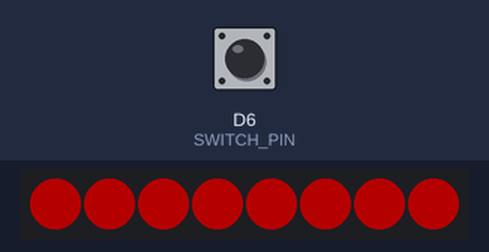
A program run on a simulated ESP8266 (Wemos D1 mini). On the bench: 8 RGB LEDs in strip order, left to right. The inputs (shaded band) are chosen by the test bench; at power-on: D6 (SWITCH_PIN) HIGH. Dim RGB values are drawn brighter than linear; random numbers use the default seed unless the program sets one.

Above: at 0.9 s.
At 10.59 s:
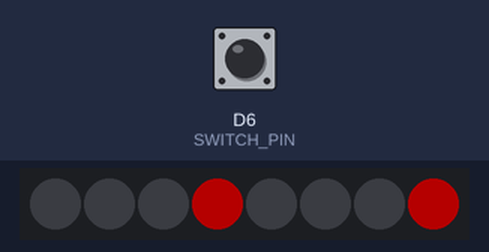
At 37.6 s:
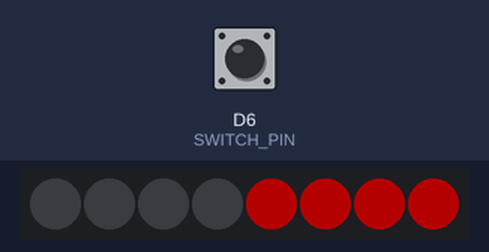
At 64.02 s:
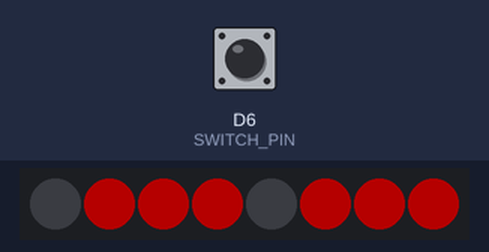
At 81.79 s:
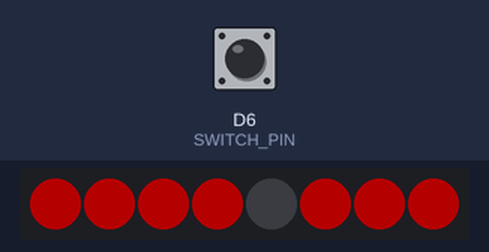
At 113.4 s:
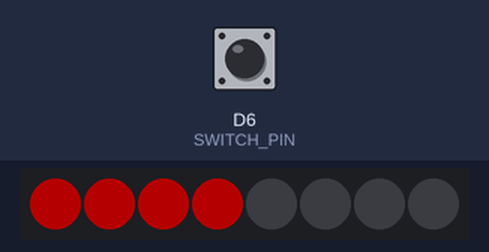
Timing chart, 0 to 115.6 s (numbered marks = the images above):
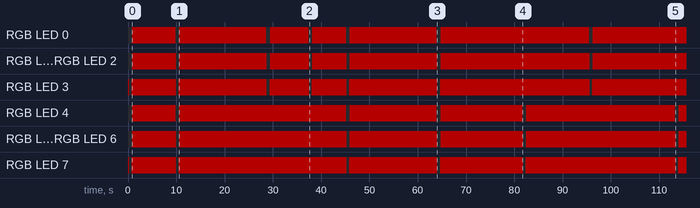

Measured:
- by itself, RGB LED 0: off → RGB(64, 0, 0) at 0.88 s, → off 9.0 s later, → RGB(64, 0, 0) 0.77 s later, → off 18.0 s later, … (13 changes in this stretch)
- by itself, RGB LED 3: off → RGB(64, 0, 0) at 0.00 s, → off 0.22 s later, → RGB(64, 0, 0) 0.55 s later, → off 9.2 s later, … (15 changes in this stretch)
- what the display in image 0 shows lasts 9.0 s, from 0.9 s to 9.9 s
- what the display in image 2 shows lasts 0.6 s, from 37.5 s to 38.1 s

The program:

main.cpp
```cpp
#include <Adafruit_NeoPixel.h>
#include <Arduino.h>
#include "BlinkAnimation.h"
#include "PartyAnimation.h"

#ifdef ARDUINO_AVR_DIGISPARK
    #define P0 0
    #define P1 1
    #define P2 2
    #define P3 3
    #define P4 4
    #define P5 5

    #define NEO_PIXEL_PIN P0
    #define NOISE_PIN P2
    #define SWITCH_PIN P4
#elif defined(ARDUINO_ESP8266_WEMOS_D1MINI)
    #define NEO_PIXEL_PIN D2
    #define NOISE_PIN A0
    #define SWITCH_PIN D6
#else
    #define NEO_PIXEL_PIN 0
    #define NOISE_PIN 1
    #define SWITCH_PIN 2
#endif

#define PIXEL_PER_EYE 4

Adafruit_NeoPixel pixels = Adafruit_NeoPixel(PIXEL_PER_EYE * 2, NEO_PIXEL_PIN, NEO_GRB + NEO_KHZ800);

BlinkAnimation blink = BlinkAnimation(&pixels);
PartyAnimation party = PartyAnimation(&pixels);


void seedRNG() {
    pinMode(NOISE_PIN, INPUT);
    randomSeed(analogRead(NOISE_PIN));
}

void setupModeSwitch() {
    pinMode(SWITCH_PIN, INPUT);
}

bool isPartyMode() {
    return digitalRead(SWITCH_PIN) == LOW;
}

void setup() {
    /* Setup serial for debug */
    Serial.begin(115200);

    pixels.begin();

    seedRNG();

    setupModeSwitch();

    pixels.clear();
    pixels.setBrightness(128);
    pixels.show();

    blink.setMinSleepBetweenBlink(2)
        ->setMaxSleepBetweenBlink(20)
        ->setEyeColor(pixels.Color(128, 0, 0))
        ->setStepDelay(55);

    party.setStepDelay(125);


    if (isPartyMode()) {
        party.setup();
    } else {
        blink.setup();
    }
}

void loop() {
    if (isPartyMode()) {
        party.loop();
    } else {
        blink.loop();
    }
}
```

BlinkAnimation.cpp
```cpp
#include "BlinkAnimation.h"

#ifndef DEFAULT_MIN_SLEEP_BETWEEN_ANIM
    #define DEFAULT_MIN_SLEEP_BETWEEN_ANIM 1
#endif
#ifndef DEFAULT_MAX_SLEEP_BETWEEN_ANIM
    #define DEFAULT_MAX_SLEEP_BETWEEN_ANIM 5
#endif
#ifndef DEFAULT_ANIM_STEP_DELAY
    #define DEFAULT_ANIM_STEP_DELAY 120
#endif
#ifndef EYES_CLOSED_DURATION
    #define EYES_CLOSED_DURATION 10
#endif
#ifndef EYE_LEFT
    #define EYE_LEFT 0
#endif
#ifndef EYE_RIGHT
    #define EYE_RIGHT 1
#endif

BlinkAnimation::BlinkAnimation(Adafruit_NeoPixel* p) {
    pixels = p;

    minSleepBetweenBlink = DEFAULT_MIN_SLEEP_BETWEEN_ANIM;
    maxSleepBetweenBlink = DEFAULT_MAX_SLEEP_BETWEEN_ANIM;
    eyeColor = pixels->Color(255, 255, 255);
    animStepDelay = DEFAULT_ANIM_STEP_DELAY;
}

void BlinkAnimation::setup() {
    openEyes();
}

void BlinkAnimation::loop() {
    closeRandomEye();
    delay(EYES_CLOSED_DURATION * animStepDelay);
    openEyes();

    this->doRandomSleep();
}

BlinkAnimation* BlinkAnimation::setNeoPixel(Adafruit_NeoPixel* p) {
    pixels = p;
    return this;
}

unsigned long BlinkAnimation::getMinSleepBetweenBlink() {
    return minSleepBetweenBlink;
}

BlinkAnimation* BlinkAnimation::setMinSleepBetweenBlink(unsigned long sleep) {
    minSleepBetweenBlink = sleep;
    return this;
}

unsigned long BlinkAnimation::getMaxSleepBetweenBlink() {
    return this->maxSleepBetweenBlink;
}

BlinkAnimation* BlinkAnimation::setMaxSleepBetweenBlink(unsigned long sleep) {
    maxSleepBetweenBlink = sleep;
    return this;
}

uint32_t BlinkAnimation::getEyeColor() {
    return eyeColor;
}

BlinkAnimation* BlinkAnimation::setEyeColor(uint32_t color) {
    eyeColor = color;
    return this;
}

uint8_t BlinkAnimation::getStepDelay() {
    return animStepDelay;
}

BlinkAnimation* BlinkAnimation::setStepDelay(uint8_t delay) {
    animStepDelay = delay;
    return this;
}

void BlinkAnimation::openEyes() {
    uint16_t pixelPerEye = pixels->numPixels() / 2;
    uint8_t startIndexLeft = pixelPerEye - 1;
    uint8_t startIndexRight = (pixelPerEye * 2) - 1;

    pixels->setPixelColor(startIndexLeft, eyeColor);
    pixels->setPixelColor(startIndexRight, eyeColor);
    pixels->show();
    delay(animStepDelay);

    pixels->setPixelColor(startIndexLeft - 1, eyeColor);
    pixels->setPixelColor(startIndexLeft - 2, eyeColor);
    pixels->setPixelColor(startIndexRight - 1, eyeColor);
    pixels->setPixelColor(startIndexRight - 2, eyeColor);
    pixels->show();
    delay(animStepDelay);

    pixels->setPixelColor(startIndexLeft - 3, eyeColor);
    pixels->setPixelColor(startIndexRight - 3, eyeColor);
    pixels->show();
}

void BlinkAnimation::closeRandomEye() {
    uint8_t eye = random(EYE_RIGHT + 2);

    if (eye > EYE_RIGHT) {
        closeBothEyes();
    } else {
        closeEye(eye);
    }
}

void BlinkAnimation::closeBothEyes() {
    uint8_t startIndexLeft = 0;
    uint8_t startIndexRight = pixels->numPixels() / 2;

    pixels->setPixelColor(startIndexLeft, LOW);
    pixels->setPixelColor(startIndexRight, LOW);
    pixels->show();
    delay(animStepDelay);

    pixels->setPixelColor(startIndexLeft + 1, LOW);
    pixels->setPixelColor(startIndexLeft + 2, LOW);
    pixels->setPixelColor(startIndexRight + 1, LOW);
    pixels->setPixelColor(startIndexRight + 2, LOW);
    pixels->show();
    delay(animStepDelay);

    pixels->setPixelColor(startIndexLeft + 3, LOW);
    pixels->setPixelColor(startIndexRight + 3, LOW);
    pixels->show();
}

void BlinkAnimation::closeEye(uint8_t eye) {
    if (eye > EYE_RIGHT) {
        return;
    }

    uint8_t startIndex = eye * (pixels->numPixels() / 2);

    pixels->setPixelColor(startIndex, LOW);
    pixels->show();
    delay(animStepDelay);

    pixels->setPixelColor(startIndex + 1, LOW);
    pixels->setPixelColor(startIndex + 2, LOW);
    pixels->show();
    delay(animStepDelay);

    pixels->setPixelColor(startIndex + 3, LOW);
    pixels->show();
}

void BlinkAnimation::doRandomSleep() {
    unsigned long sleepAmount = random(minSleepBetweenBlink, maxSleepBetweenBlink) * 1000;
    delay(sleepAmount);
}
```

BlinkAnimation.h
```cpp
#ifndef BLINK_ANIMATION_H
#define BLINK_ANIMATION_H

#include <Arduino.h>
#include <Adafruit_NeoPixel.h>

class BlinkAnimation {

    public:
        BlinkAnimation(Adafruit_NeoPixel* p);

        void setup();
        void loop();

        BlinkAnimation* setNeoPixel(Adafruit_NeoPixel* p);

        unsigned long getMinSleepBetweenBlink();
        BlinkAnimation* setMinSleepBetweenBlink(unsigned long sleep);

        unsigned long getMaxSleepBetweenBlink();
        BlinkAnimation* setMaxSleepBetweenBlink(unsigned long sleep);

        uint32_t getEyeColor();
        BlinkAnimation* setEyeColor(uint32_t color);

        uint8_t getStepDelay();
        BlinkAnimation* setStepDelay(uint8_t delay);

    private:
        void openEyes();
        void closeRandomEye();
        void closeBothEyes();
        void closeEye(uint8_t eye);
        void doRandomSleep();

        Adafruit_NeoPixel* pixels;
        unsigned long minSleepBetweenBlink;
        unsigned long maxSleepBetweenBlink;
        uint32_t eyeColor;
        uint8_t animStepDelay;
};

#endif
```

PartyAnimation.cpp
```cpp
#include "PartyAnimation.h"

#ifndef DEFAULT_ANIM_STEP_DELAY
    #define DEFAULT_ANIM_STEP_DELAY 100
#endif
#ifndef DEFAULT_ANIM_MIN_STROBES
    #define DEFAULT_ANIM_MIN_STROBES 1
#endif
#ifndef DEFAULT_ANIM_MAX_STROBES
    #define DEFAULT_ANIM_MAX_STROBES 5
#endif
#ifndef INITIAL_BRIGHTNESS_LOWER_BOUND
    #define INITIAL_BRIGHTNESS_LOWER_BOUND 64
#endif
#ifndef FADE_HEADROOM
    #define FADE_HEADROOM 4
#endif

PartyAnimation::PartyAnimation(Adafruit_NeoPixel* p) {
    pixels = p;

    animStepDelay = DEFAULT_ANIM_STEP_DELAY;
    minStrobes = DEFAULT_ANIM_MIN_STROBES;
    maxStrobes = DEFAULT_ANIM_MAX_STROBES;
}

void PartyAnimation::setup() {
    pixels->clear();
    pixels->show();
}

void PartyAnimation::loop() {
    uint8_t strobes = selectNumStrobes();
    uint8_t steps = maxStrobes * FADE_HEADROOM;
    uint8_t stepsPerStrobe = steps / strobes;

    color color = selectInitialColor();

    for (uint8_t i = 0; i < steps; i++) {
        uint8_t partial = i % stepsPerStrobe;
        if (partial == 0) {
            setAllPixels(pixels->Color(color.r, color.g, color.b));
        } else {
            setAllPixels(
                fadeColor(color, partial, stepsPerStrobe)
            );
        }
        pixels->show();
        delay(animStepDelay);
    }
}

PartyAnimation* PartyAnimation::setNeoPixel(Adafruit_NeoPixel* p) {
    pixels = p;
    return this;
}

uint8_t PartyAnimation::getStepDelay() {
    return animStepDelay;
}

PartyAnimation* PartyAnimation::setStepDelay(uint8_t delay) {
    animStepDelay = delay;
    return this;
}

uint8_t PartyAnimation::getMinStrobes() {
    return minStrobes;
}

PartyAnimation* PartyAnimation::setMinStrobes(uint8_t strobes) {
    minStrobes = strobes;
    return this;
}

uint8_t PartyAnimation::getMaxStrobes() {
    return maxStrobes;
}

PartyAnimation* PartyAnimation::setMaxStrobes(uint8_t strobes) {
    maxStrobes = strobes;
    return this;
}

uint8_t PartyAnimation::selectNumStrobes() {
    return random(minStrobes, maxStrobes);
}

color PartyAnimation::selectInitialColor() {
    color c;

    c.r = random(0, 255);
    c.g = random(0, 255 - c.r);
    c.b = 255 - (c.r + c.g);


    return c;
}

uint32_t PartyAnimation::fadeColor(
    color color,
    uint8_t step,
    uint8_t totalSteps) {
        return pixels->Color(
            fadeValue(color.r, step, totalSteps),
            fadeValue(color.g, step, totalSteps),
            fadeValue(color.b, step, totalSteps)
        );
    }

uint8_t PartyAnimation::fadeValue(uint8_t initial, uint8_t step, uint8_t totalSteps) {
    return initial - (step * (initial / totalSteps));
}

void PartyAnimation::setAllPixels(uint32_t c) {
    for (uint8_t i = 0; i < pixels->numPixels(); i++) {
        pixels->setPixelColor(i, c);
    }

}
```

PartyAnimation.h
```cpp
#ifndef PARTY_ANIMATION_H
#define PARTY_ANIMATION_H

#include <Arduino.h>
#include <Adafruit_NeoPixel.h>

struct color {
    uint8_t r;
    uint8_t g;
    uint8_t b;
};

class PartyAnimation {

    public:
        PartyAnimation (Adafruit_NeoPixel* p);

        void setup();
        void loop();

        PartyAnimation* setNeoPixel(Adafruit_NeoPixel* p);

        uint8_t getStepDelay();
        PartyAnimation* setStepDelay(uint8_t delay);

        uint8_t getMinStrobes();
        PartyAnimation* setMinStrobes(uint8_t strobes);

        uint8_t getMaxStrobes();
        PartyAnimation* setMaxStrobes(uint8_t strobes);

    private:
        uint8_t selectNumStrobes();
        color selectInitialColor();
        uint32_t fadeColor(
            color color,
            uint8_t step,
            uint8_t totalSteps);
        uint8_t fadeValue(uint8_t initial, uint8_t step, uint8_t totalSteps);
        void setAllPixels(uint32_t c);

        Adafruit_NeoPixel* pixels;
        uint8_t animStepDelay;
        uint8_t minStrobes;
        uint8_t maxStrobes;

};

#endif
```
